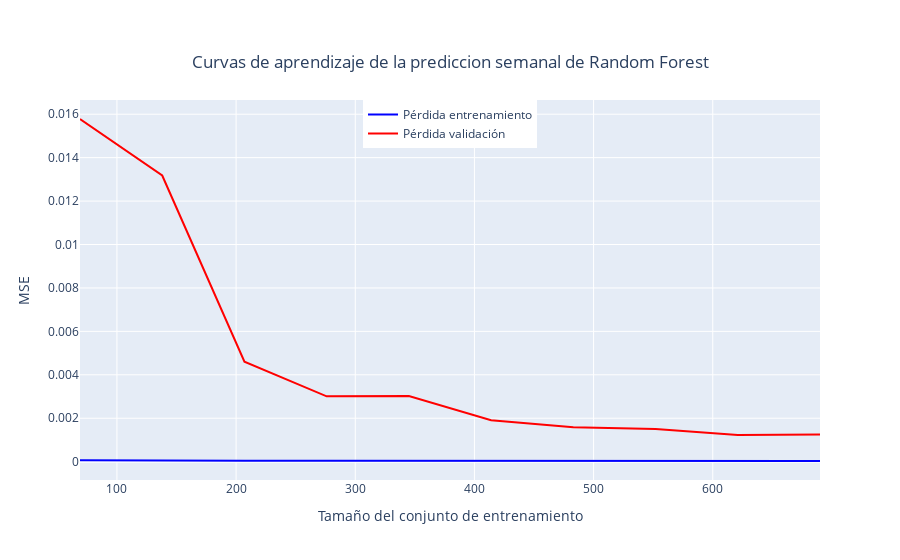

Notebook code cell kept with this figure:
### Markdown cell above
![Comparación de Precios Reales y Predicciones Semanales con Random Forest](Graficas%20de%20resultados/Comparaci%C3%B3n%20de%20Precios%20Reales%20y%20Predicciones%20Semanales%20con%20Random%20Forest.png)

### Code cell
import plotly.graph_objects as go
from sklearn.model_selection import learning_curve

# Definir la función para graficar las curvas de aprendizaje con Plotly
def plot_learning_curves_plotly(model, X, y):
    train_sizes, train_scores, test_scores = learning_curve(model, X, y,
                                                            train_sizes=np.linspace(0.1, 1.0, 10),
                                                            cv=5, scoring='neg_mean_squared_error',
                                                            n_jobs=-1)
    # Calcular la media de los puntajes de entrenamiento y prueba
    train_mean = -np.mean(train_scores, axis=1)
    test_mean = -np.mean(test_scores, axis=1)

    # Crear figura
    fig = go.Figure()

    # Añadir trazas para los puntajes de entrenamiento y validación
    fig.add_trace(go.Scatter(x=train_sizes, y=train_mean,
                             mode='lines',
                             name='Pérdida entrenamiento',
                             line=dict(color='blue')))
    fig.add_trace(go.Scatter(x=train_sizes, y=test_mean,
                             mode='lines',
                             name='Pérdida validación',
                             line=dict(color='red')))

    # Actualizar el diseño del gráfico
    fig.update_layout(
                          title={
                            'text': 'Curvas de aprendizaje de la prediccion semanal de Random Forest',
                            'y':0.9,
                            'x':0.5,
                            'xanchor': 'center',
                            'yanchor': 'top'
    },
                      xaxis_title='Tamaño del conjunto de entrenamiento',
                      yaxis_title='MSE',
    legend=dict(x=0.5, y=1.0, xanchor='center'),
    hovermode='x unified')

    # Mostrar figura
    fig.show()

# Llamar a la función con el modelo y los datos
plot_learning_curves_plotly(model_rf, x, y)

### Figure 1 — Plotly figure (JSON) as saved in the notebook; plotly's stock layout.template omitted (floating-point values rounded to 4 significant figures)
{"data": [{"line": {"color": "blue"}, "mode": "lines", "name": "Pérdida entrenamiento", "type": "scatter", "x": [69, 138, 207, 276, 345, 414, 483, 552, 621, 690], "y": [6.841e-05, 4.429e-05, 3.973e-05, 3.928e-05, 3.356e-05, 3.184e-05, 3.322e-05, 3.089e-05, 3.589e-05, 3.582e-05]}, {"line": {"color": "red"}, "mode": "lines", "name": "Pérdida validación", "type": "scatter", "x": [69, 138, 207, 276, 345, 414, 483, 552, 621, 690], "y": [0.01578, 0.01318, 0.0046, 0.003008, 0.003021, 0.001906, 0.001585, 0.001502, 0.001224, 0.001249]}], "layout": {"hovermode": "x unified", "legend": {"x": 0.5, "xanchor": "center", "y": 1}, "title": {"text": "Curvas de aprendizaje de la prediccion semanal de Random Forest", "x": 0.5, "xanchor": "center", "y": 0.9, "yanchor": "top"}, "xaxis": {"title": {"text": "Tamaño del conjunto de entrenamiento"}}, "yaxis": {"title": {"text": "MSE"}}}}
